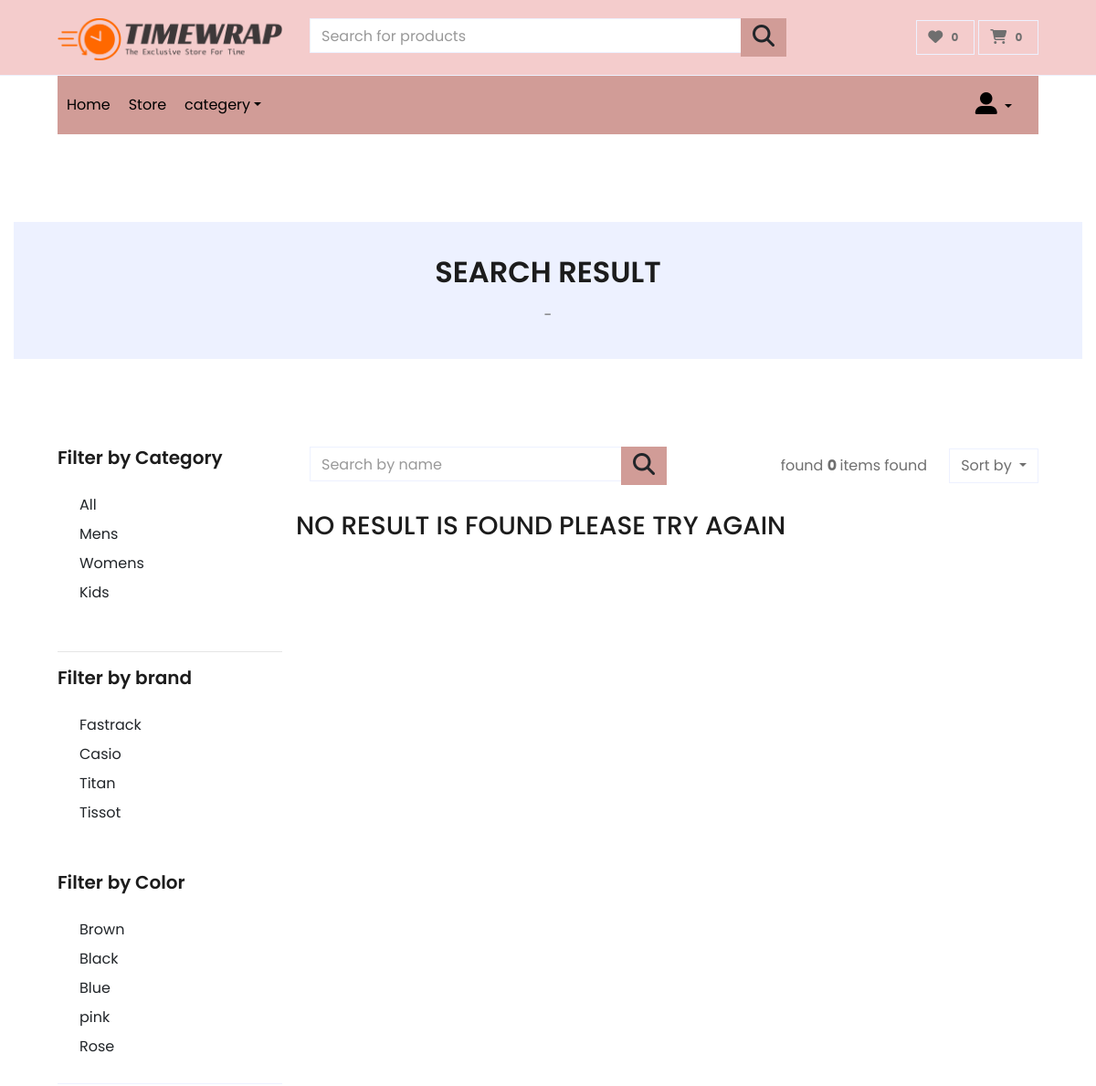
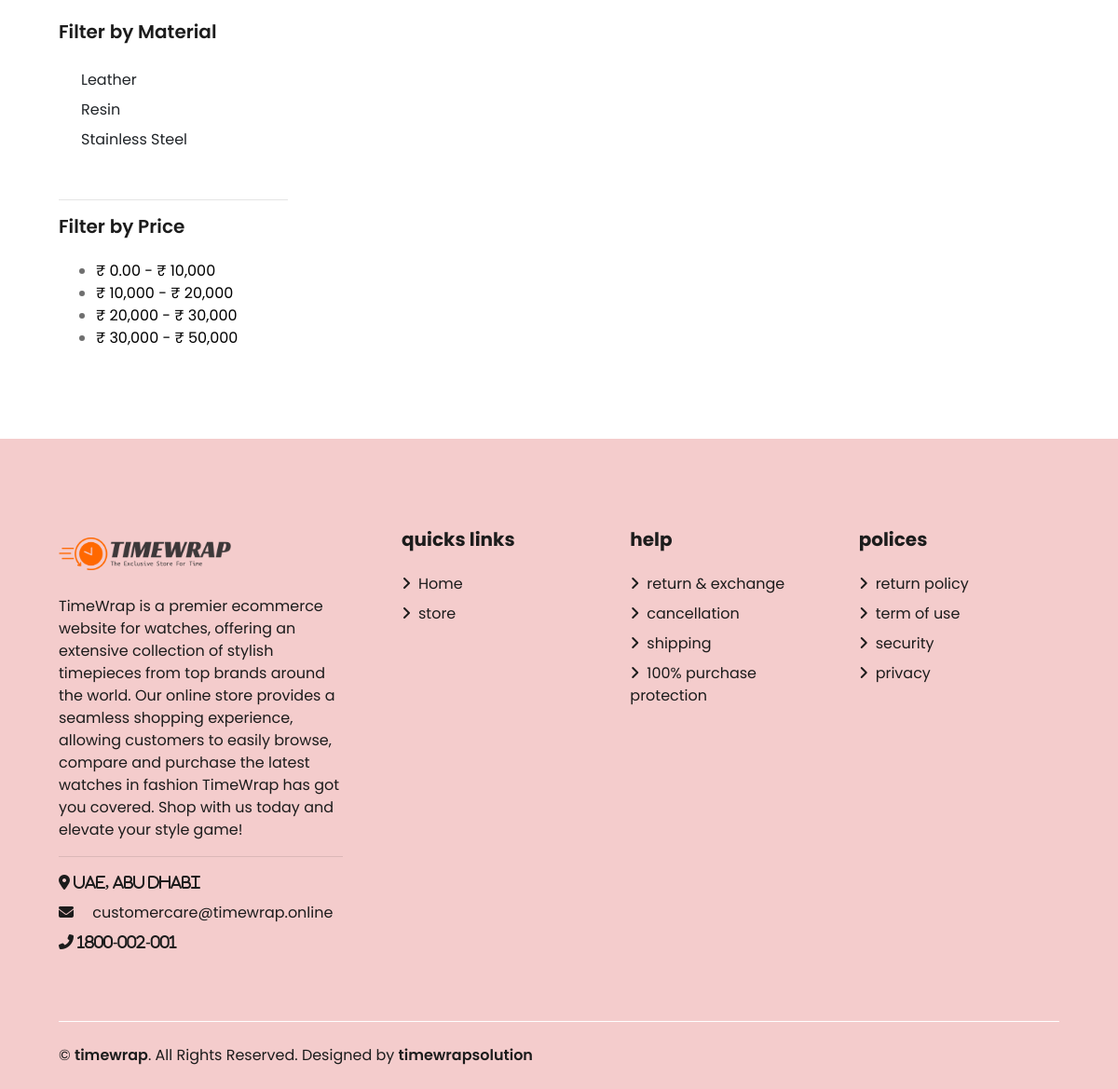
The app's page /store/search/ with its own data (2 pictures, top to bottom).
### product/models.py (models this page shows, shortened)
class Category(models.Model):
    category_name=models.CharField(max_length=250,unique=True)
    slug=models.SlugField(max_length=250,unique=True)
    class Meta:
       verbose_name_plural='categories'
    def get_url(self):
       return reverse("product_by_category", args=[self.slug])

class Brand(models.Model):
    brand_name=models.CharField(max_length=250,default='un-branded')
    brand_image=models.ImageField(upload_to='brand_img/', blank=True)
    slug=models.SlugField(max_length=250,unique=True)
    class Meta:
        verbose_name_plural='brands'
    def get_url(self):
       return reverse("product_by_brand", args=[self.slug])

class Color(models.Model):
    color_name=models.CharField(max_length=250,blank=True)
    slug=models.SlugField(max_length=250,unique=True)
    class Meta:
        verbose_name_plural='colors'
    def get_url(self):
       return reverse("product_by_color", args=[self.slug])

class Material(models.Model):
    material_name=models.CharField(max_length=250,unique=True)
    slug=models.SlugField(max_length=250,unique=True)
    class Meta:
        verbose_name_plural='materials'
    def get_url(self):
       return reverse("product_by_material", args=[self.slug])

### product/views.py (the view)
# urls.py: path('search/',views.search,name="search"),
def search(request):
    if 'keyword' in request.GET:
        keyword = request.GET['keyword']
        products = Product.objects.none()  # define an empty queryset
        if keyword:
            products = Product.objects.order_by('-created_date').filter(
                Q(title__icontains=keyword) | Q(description__icontains=keyword)
            )
        product_count = products.count()
    else:
        products = Product.objects.none()
        product_count = 0
    context = {
        'products': products,
        'product_count': product_count,
    }
    return render(request, "user_side/store.html", context)

### admin_home/context_processor.py (called while the page is built, shortened)
def revenue(request):
    reveneue=0
    tax=0
    total_revenue=0
    order=Order.objects.all()
    for order in order:
        tax +=order.payment.tax
    item=OrderItem.objects.all()
    for item in item:
        if item.order_status=='Delivered':
            total_revenue += item.item_total
    reveneue=total_revenue +tax
    return dict(total_revenue=reveneue)

def counter(request):
    wishlist_count = 0
    cart_count = 0
    return dict(wishlist_count=wishlist_count,cart_count=cart_count)

### home/views.py (called while the page is built)
def category(request):
    all_cat=Category.objects.all()
    return{'all_cat':all_cat}

### product/views.py (called while the page is built)
def material(request):
     all_mat=Material.objects.all()
     return{'all_mat':all_mat}

def color(request):
     all_colr=Color.objects.all()
     return{'all_colr':all_colr}

def brand(request):
     all_band=Brand.objects.all()
     return{'all_band':all_band}

### product/templates/user_side/store.html (shortened to what this page needs)
{%extends 'base.html' %}
{% load static%}
{% block content %}
<div class="container-fluid pt-5">
    <div class="container-fluid bg-secondary mb-5">
        <div class="d-flex flex-column align-items-center justify-content-center" style="min-height: 150px">
            {% if 'search' in request.path %}
            <h2 class="font-weight-semi-bold text-uppercase mb-3">Search result</h2>
            {% else %}
            <h1 class="font-weight-semi-bold text-uppercase mb-3">{{category.category_name|capfirst}}{{brand.brand_name}}{{color.color_name}}{{material.material_name}} ALL COLLECTIONS</h1>
            {% endif %}
            <div class="d-inline-flex">
                <p class="m-0 px-2">-</p>
            </div>
        </div>
    </div>
</div>
<div class="container-fluid pt-5">
    <div class="row px-xl-5">
        <div class="col-lg-3 col-md-12">
            <div class="mb-5">
                <h5 class="font-weight-semi-bold mb-4">Filter by Category</h5>
                <form>
                    <a href="{% url 'store' %}" class="dropdown-item">All</a>
                    {% for c in all_cat %}
                    <a href="{{c.get_url}}" class="dropdown-item">{{c.category_name}}</a>
                    {% endfor%}
                </form>
            </div>
            <hr>
             <div class="mb-5">
                <h5 class="font-weight-semi-bold mb-4">Filter by brand</h5>
                <form>
                    {% for c in all_band %}
                    <a href="{{c.get_url}}" class="dropdown-item">{{c.brand_name}}</a>
                    {% endfor%}
                </form>
            </div>
            <div class="border-bottom mb-4 pb-4">
                <h5 class="font-weight-semi-bold mb-4">Filter by Color</h5>
                <form>
                    {% for c in all_colr%}
                    <a href="{{c.get_url}}" class="dropdown-item">{{c.color_name}}</a>
                    {% endfor%}
                </form>
            </div>
            <div class="mb-5">
                <h5 class="font-weight-semi-bold mb-4">Filter by Material</h5>
                <form>
                    {% for c in all_mat %}
                    <a href="{{c.get_url}}" class="dropdown-item">{{c.material_name}}</a>
                    {% endfor%}
                </form>
            </div>
            <hr>
            <div class="mb-5">
                <h5 class="font-weight-semi-bold mb-4">Filter by Price </h5>
                <form>
                    <div class="filter-col3 p-r-15 p-b-27">
                        <ul>
                            <li class="p-b-6">
                                <a href="{% url 'price_sorting'  %}?min=0&max=10000" class="filter-link stext-106 trans-04">
                                    ₹ 0.00 - ₹ 10,000
                                </a>
                            </li>
                            <li class="p-b-6">
                                <a href="{% url 'price_sorting' %}?min=10000&max=20000" class="filter-link stext-106 trans-04">
                                    ₹ 10,000 - ₹ 20,000
                                </a>
                            </li>
                            <li class="p-b-6">
                                <a href="{% url 'price_sorting' %}?min=20000&max=30000" class="filter-link stext-106 trans-04">
                                    ₹ 20,000 - ₹ 30,000
                                </a>
                            </li>
                            <li class="p-b-6">
                                <a href="{% url 'price_sorting' %}?min=30000&max=50000" class="filter-link stext-106 trans-04">
                                    ₹ 30,000 - ₹ 50,000
                                </a>
                            </li>
                        </ul>
                    </div>
                </form>
            </div>
        </div>
        <div class="col-lg-9 col-md-12">
            <div class="row pb-3">
                <div class="col-12 pb-1">
                    <div class="d-flex align-items-center justify-content-between mb-4">
                        <form action="{% url 'search' %}" method='GET'>
                            <div class="input-group">
                                <input type="text" class="form-control" placeholder="Search by name" name="keyword">
                                <div class="input-group-append">
                                    <button class="btn btn-primary" type="submit">
                                        <i style="font-size: 24px" class="fa text-black">&#xf002;</i>
                                    </button>
                                </div>
                            </div>
                        </form>
                        <div class="dropdown ml-4">
                            <div class="form-inline mr-auto">
                                <span class="mr-md-auto"> found <b> {{product_count}} </b> items found </span>
                                <div class="dropdown ml-4">
                                    <button class="btn border dropdown-toggle" type="button" id="triggerId" data-toggle="dropdown" aria-haspopup="true"
                                            aria-expanded="false">
                                                Sort by
                                            </button>
                                </div>
                            </div>
                        </div>
                    </div>
                </div>
                {% if products %}
                {% for product in products%}
                <div class="col-lg-4 col-md-6 col-sm-12 pb-1">
                    <div class="card product-item border-0 mb-4">
                        <div
                            class="card-header product-img position-relative overflow-hidden bg-transparent border p-0">
                            <img class="img-fluid w-100" src="{{product.image.url}}" style="width: 100%;
                            height: 30vh;
                            object-fit:contain;" alt="">
                        </div>
                        <div class="card-body border-left border-right text-center p-0 pt-4 pb-3">
                            <h6 class="text-truncate mb-3">{{product.title}}</h6>
                            <div class="d-flex justify-content-center">
                                <h6>{{product.price}}</h6>
                                <h6 class="text-muted ml-2"><del></del></h6>
                            </div>
                        </div>
                        <div class="card-footer d-flex justify-content-between bg-light border">
                            <a href="{{product.get_url}}" class="btn btn-sm text-dark p-0"><i
                                    class="fas fa-eye text-primary mr-1"></i>View Detail</a>
                                    <a href="{% url 'add_wishlist' product.id %}" class="btn btn-sm text-dark p-0 text-center"><i class="fa-solid fa-heart"></i>
                                        whishlist
                                    </a>
                        </div>
                    </div>
                </div>
                {%endfor%}
                {% else %}
                <h3 class=" text-uppercase mb-3">NO RESULT IS FOUND PLEASE TRY AGAIN</h3>
                {% endif%}
                <div class="col-12 pb-1">
                </div>
            </div>
        </div>
    </div>
</div>
{% endblock content %}

### records on screen
Category: category_name "Mens"
Category: category_name "Womens"
Category: category_name "Kids"
Brand: brand_name "Fastrack"
Brand: brand_name "Casio"
Brand: brand_name "Titan"
Brand: brand_name "Tissot"
Color: color_name "Brown"
Color: color_name "Black"
Color: color_name "Blue"
Color: color_name "pink"
Color: color_name "Rose"
Material: material_name "Leather"
Material: material_name "Resin"
Material: material_name "Stainless Steel"

### other values on screen
{{ wishlist_count }} "0"
{{ cart_count }} "0"
{{ product_count }} "0"
